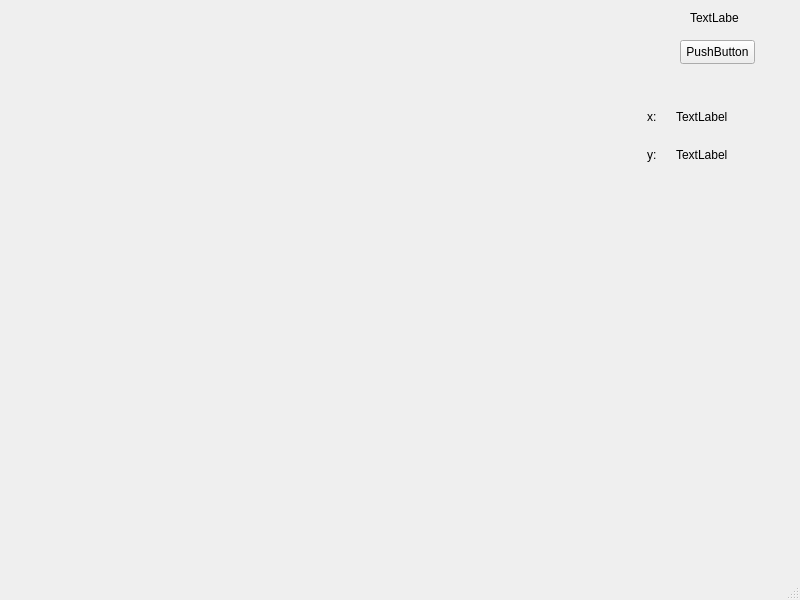
<?xml version="1.0" encoding="UTF-8"?>
<ui version="4.0">
 <class>MainWindow</class>
 <widget class="QMainWindow" name="MainWindow">
  <property name="geometry">
   <rect>
    <x>0</x>
    <y>0</y>
    <width>800</width>
    <height>600</height>
   </rect>
  </property>
  <property name="windowTitle">
   <string>MainWindow</string>
  </property>
  <widget class="QWidget" name="centralwidget">
   <widget class="QPushButton" name="pushButton">
    <property name="geometry">
     <rect>
      <x>680</x>
      <y>40</y>
      <width>75</width>
      <height>24</height>
     </rect>
    </property>
    <property name="text">
     <string>PushButton</string>
    </property>
   </widget>
   <widget class="QLabel" name="lblCount">
    <property name="geometry">
     <rect>
      <x>690</x>
      <y>10</y>
      <width>49</width>
      <height>16</height>
     </rect>
    </property>
    <property name="text">
     <string>TextLabel</string>
    </property>
   </widget>
   <widget class="QWidget" name="">
    <property name="geometry">
     <rect>
      <x>647</x>
      <y>100</y>
      <width>81</width>
      <height>71</height>
     </rect>
    </property>
    <layout class="QVBoxLayout" name="verticalLayout">
     <item>
      <layout class="QHBoxLayout" name="horizontalLayout">
       <item>
        <widget class="QLabel" name="label">
         <property name="text">
          <string>x:</string>
         </property>
        </widget>
       </item>
       <item>
        <widget class="QLabel" name="lblX">
         <property name="text">
          <string>TextLabel</string>
         </property>
        </widget>
       </item>
      </layout>
     </item>
     <item>
      <layout class="QHBoxLayout" name="horizontalLayout_2">
       <item>
        <widget class="QLabel" name="label_2">
         <property name="text">
          <string>y:</string>
         </property>
        </widget>
       </item>
       <item>
        <widget class="QLabel" name="lblY">
         <property name="text">
          <string>TextLabel</string>
         </property>
        </widget>
       </item>
      </layout>
     </item>
    </layout>
   </widget>
  </widget>
  <widget class="QMenuBar" name="menubar">
   <property name="geometry">
    <rect>
     <x>0</x>
     <y>0</y>
     <width>800</width>
     <height>22</height>
    </rect>
   </property>
  </widget>
  <widget class="QStatusBar" name="statusbar"/>
 </widget>
 <resources/>
 <connections/>
</ui>
